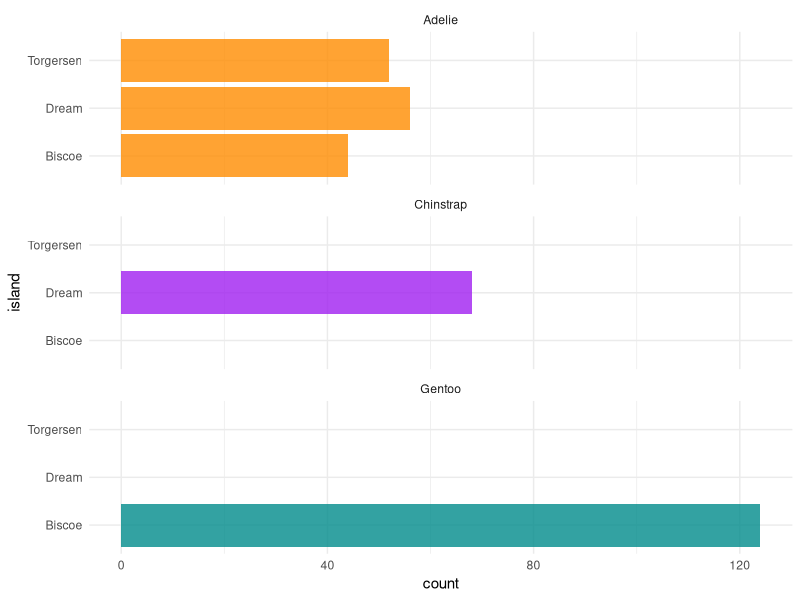
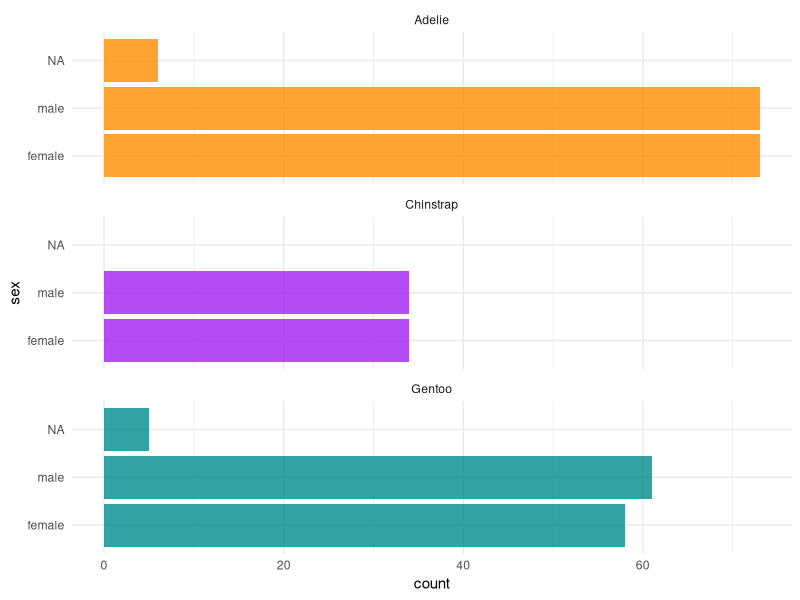
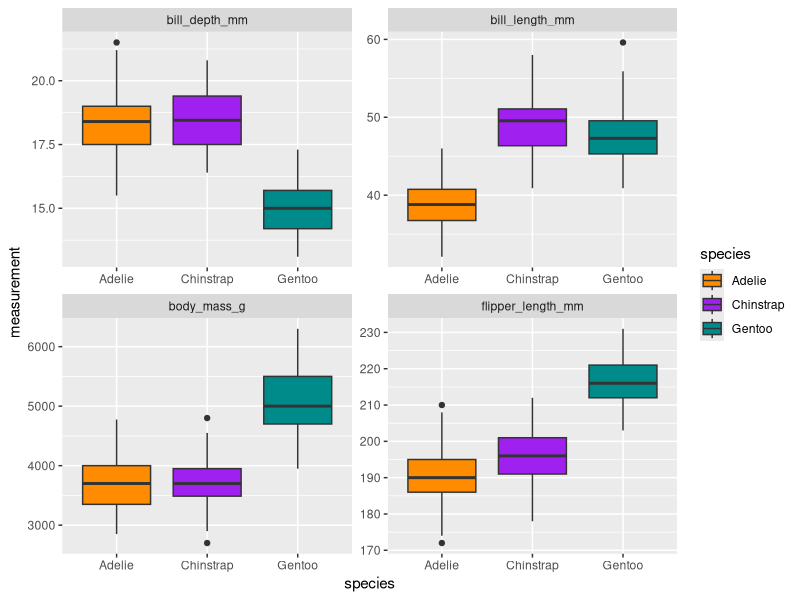
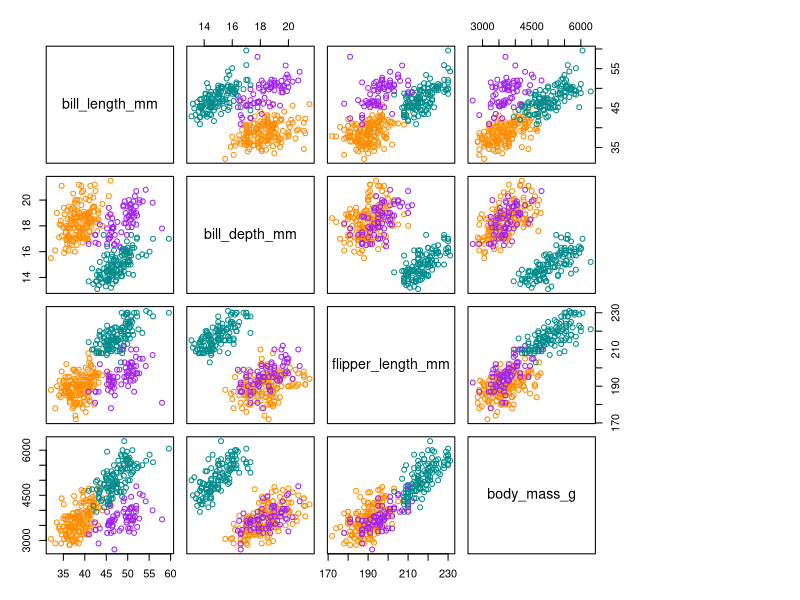
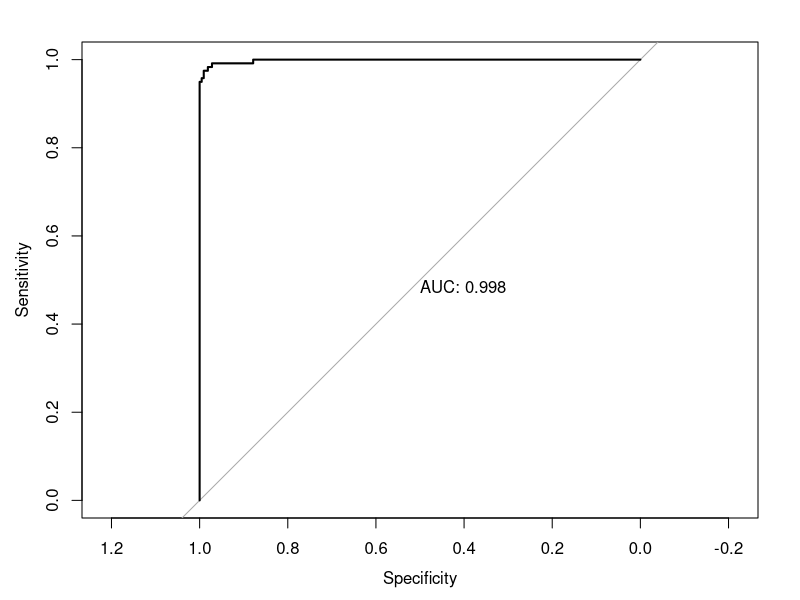

The R source for these figures, in order:
## ---- chunk 1
knitr::opts_chunk$set(echo = TRUE)
## ---- chunk 2
library(skimr)
library(tidyverse)
library(caret) # For classification report
library(pROC) # For AUC calculation
library(nnet) # For multinomial regression
## ---- chunk 3
data <- palmerpenguins::penguins
skim(data)
## ---- chunk 4
data
## ---- chunk 5
unique(data$species)
## ---- chunk 6
ggplot(data, aes(x = island, fill = species)) +
  geom_bar(alpha = 0.8) +
  scale_fill_manual(values = c("darkorange","purple","cyan4"),
                    guide = FALSE) +
  theme_minimal() +
  facet_wrap(~species, ncol = 1) +
  coord_flip()
## ---- chunk 7
ggplot(data, aes(x = sex, fill = species)) +
  geom_bar(alpha = 0.8) +
  scale_fill_manual(values = c("darkorange","purple","cyan4"),
                    guide = FALSE) +
  theme_minimal() +
  facet_wrap(~species, ncol = 1) +
  coord_flip()
## ---- chunk 8
data %>% select(-c(island, sex, year)) %>% 
  gather(key = "variable", value = "measurement", bill_length_mm:body_mass_g) %>% 
  ggplot(aes(species, measurement)) + geom_boxplot(aes(fill=species)) + 
  facet_wrap(~variable, scales = "free") +
  scale_fill_manual(values = c("darkorange","purple","cyan4"))
## ---- chunk 9
colors <- c("darkorange","purple","cyan4")[unclass(data$species)]
pairs(data[,3:6], col=colors, oma=c(3,3,3,15))
legend("bottomright", fill = unique(data$species), legend = c(levels(data$species)))
## ---- chunk 10
data[!complete.cases(data), ]
## ---- chunk 11
data <- data[complete.cases(data), ]
data <- select(data, -c(year, sex, island))
## ---- chunk 12
m1_data <- data
m1_data$species <- as.numeric(data$species == "Gentoo")
## ---- chunk 13
m1a <- glm(species ~ ., data=m1_data ,family=binomial(link="logit"))
summary(m1a)
## ---- chunk 14
m1b <- glm(species ~ . - flipper_length_mm, data=m1_data ,family=binomial(link="logit"))
summary(m1b)
## ---- chunk 15
m1c <- glm(species ~ . - flipper_length_mm - body_mass_g, data=m1_data ,family=binomial(link="logit"))
summary(m1c)
## ---- chunk 16
exp(m1c$coefficients)
## ---- chunk 17
# Marginal effects
logitscalar <- mean(dlogis(predict(m1c, type="link")))
logitscalar * coef(m1c)
## ---- chunk 18
glm.probs <- predict(m1c, type="response")
glm.pred <- ifelse(glm.probs > 0.5, 1, 0)
results <- tibble(target=m1_data$species, pred=glm.pred)
results <- results %>% mutate(pred.class = as.factor(pred), target.class = as.factor(target))
  
print(confusionMatrix(results$pred.class,results$target.class, positive = "1"))
## ---- chunk 19
plot(roc(m1_data$species, glm.probs), print.auc = TRUE)
## ---- chunk 20
model2_data <- data
model2_data$species <- relevel(model2_data$species, ref = "Adelie")
## ---- chunk 21
multinom_metrics <- function(model) {
  z <- summary(model)$coefficients/summary(model)$standard.errors
  p <- (1 - pnorm(abs(z), 0, 1)) * 2
  print("P-values:")
  print(p)
  
  multi.pred <- predict(model, type="class", model2_data)
  results <- tibble(target=model2_data$species, pred=multi.pred)
  results <- results %>% mutate(pred.class = pred, target.class = target)
  
  print(confusionMatrix(results$pred.class,results$target.class))
}
## ---- chunk 22
m2a <- multinom(species ~ ., data = model2_data)
## ---- chunk 23
summary(m2a)
## ---- chunk 24
multinom_metrics(m2a)
## ---- chunk 25
m2b <- multinom(species ~ . - body_mass_g, data = model2_data)
## ---- chunk 26
summary(m2b)
## ---- chunk 27
multinom_metrics(m2b)
## ---- chunk 28
exp(coef(m2b))
## ---- chunk 29
m2c <- multinom(species ~ . - flipper_length_mm - body_mass_g, data = model2_data)
## ---- chunk 30
summary(m2c)
## ---- chunk 31
multinom_metrics(m2c)
